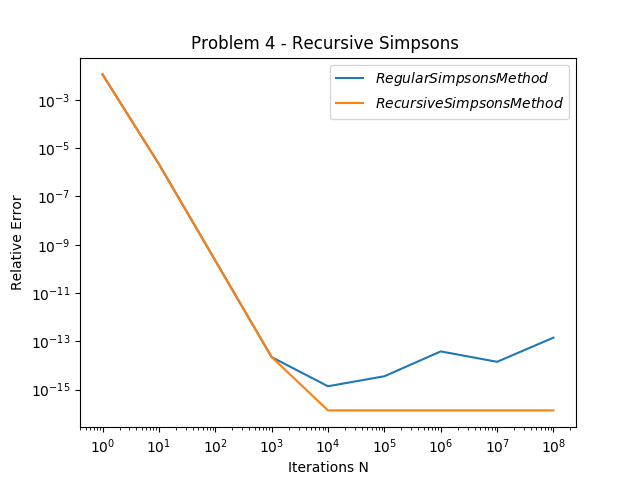

Here is the Julia script that generated this plot:
function split_N(N)
	if N%2==0
		return [N/2, N/2]
	else
		return [N/2-.5, N/2+.5]
	end
end

function simpsons(f, a, b, N)
	delta = (b-a)/(1.0*N)
	h = delta/2.0
	sum = h*f(a)/3+h*f(b)/3
	for n in 1:N-1
		sum+=(h/3)*(2*f(a+2*n*h)+4*f(a+(2*n-1)*h))
	end
	sum+= 4*h*f(a+(2*N-1)*h)/3
	return sum
end

function recursive_simpsons(f,a,b,N)
	if N<100
		return simpsons(f,a,b,N)
	else
		Ns = split_N(N)
		midpt = (a+b)/2.0
		return recursive_simpsons(f,a,midpt,Ns[1])+recursive_simpsons(f,midpt,b,Ns[2])
	end
end

function f(x)
	return (Base.log(x))^3 #natural log
end

function relative_error(numerical, true_sol)
	numerator = abs(numerical-true_sol)
	return numerator/(1.0*true_sol)
end

a=1
b=2
true_solution = 0.10109738718799412444
x = [1,10,100,1000,10000,100000,1000000,10000000,100000000]
y_simpson_only = [simpsons(f,a,b,i) for i in x]
y_recursive_simpsons= [recursive_simpsons(f,a,b,i) for i in x]
println(y_simpson_only)
println(y_recursive_simpsons)
y_simp_err = [relative_error(i, true_solution) for i in y_simpson_only]
y_rec_err = [relative_error(i, true_solution) for i in y_recursive_simpsons]

using PyPlot
figure()
loglog(x,y_simp_err,label=L"Regular Simpsons Method")
loglog(x,y_rec_err,label= L"Recursive Simpsons Method")
legend()
xlabel("Iterations N")
ylabel("Relative Error")
title("Problem 4 - Recursive Simpsons ")
savefig("problem4.png")
print("done")





